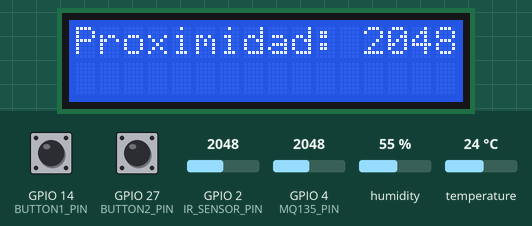
A sketch run on a simulated ESP32. Shown: 16×2 character LCD. The test bench sets the inputs (shaded band); at power-on: GPIO 27 (BUTTON2_PIN) HIGH, GPIO 14 (BUTTON1_PIN) HIGH, GPIO 2 (IR_SENSOR_PIN) = 2048, GPIO 4 (MQ135_PIN) = 2048, humidity 55 %, temperature 24 °C. What the sketch prints to the serial monitor is not drawn.

Above: at 1.2 s.
1.3 s: GPIO 27 (BUTTON2_PIN) pulled LOW for 1 s
At 2.7 s:
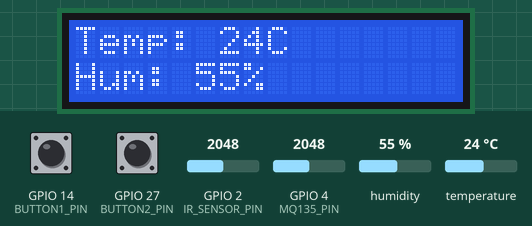
4.3 s: GPIO 14 (BUTTON1_PIN) pulled LOW for 0.3 s
At 4.9 s:
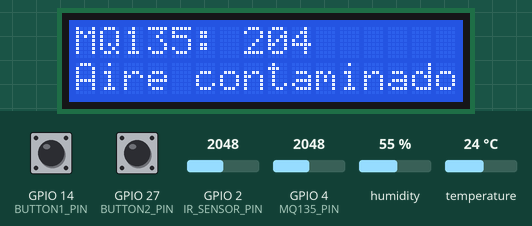
6.5 s: GPIO 2 (IR_SENSOR_PIN) set to 2866
At 7.3 s:
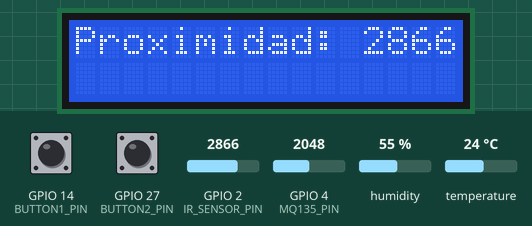
8.2 s: GPIO 2 (IR_SENSOR_PIN) set to 3972
At 9.5 s:
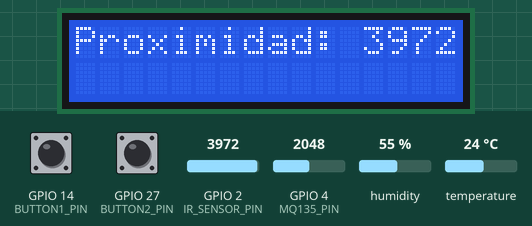
9.8 s: GPIO 2 (IR_SENSOR_PIN) set to 1228
At 11.1 s:
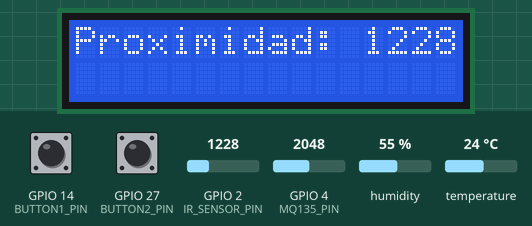
11.4 s: GPIO 14 (BUTTON1_PIN) pulled LOW for 3.2 s
At 12.7 s:
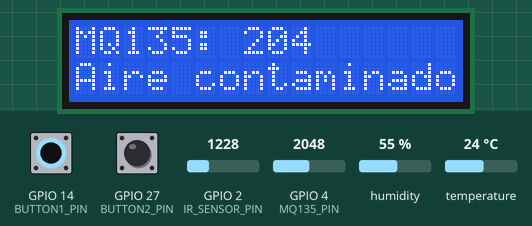
Timing chart, 0 to 14.4 s (numbered marks = the images above; inputs shaded):
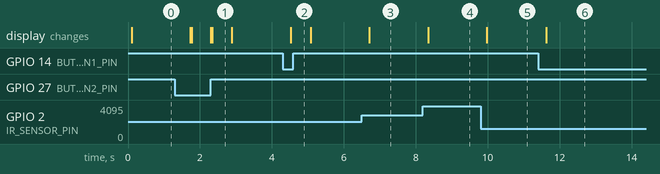

Measured:
- after the input at 1.3 s, the display: first changes after 0.43 s (image 1 shows a later state)
- after the input at 4.3 s, the display: changes after 0.23 s (image 2)
- after the input at 6.5 s, the display: changes after 0.21 s (image 3)
- after the input at 8.2 s, the display: changes after 0.14 s (image 4)
- after the input at 9.8 s, the display: changes after 0.18 s (image 5)
- after the input at 11.4 s, the display: changes after 0.22 s (image 6)
- what the display in image 1 shows lasts 0.6 s, from 2.3 s to 2.9 s

The sketch:

PRACTICA_4_F.ino
```cpp
#include <Wire.h>
#include <LiquidCrystal_I2C.h>
#include <DFRobot_DHT11.h>
#include <Ds1302.h>

#define DHT11_PIN 15
#define IR_SENSOR_PIN 2
#define MQ135_PIN 4
#define PIN_ENA 19
#define PIN_CLK 5
#define PIN_DAT 18
#define BUTTON1_PIN 14
#define BUTTON2_PIN 27

DFRobot_DHT11 dht11;
Ds1302 rtc(PIN_ENA, PIN_CLK, PIN_DAT);
LiquidCrystal_I2C lcd(0x27, 16, 2);

const static char* WeekDays[] = {
    "Mon", "Tue", "Wed", "Thu", "Fri", "Sat", "Sun"
};

void setup() {
    Serial.begin(9600);
    pinMode(IR_SENSOR_PIN, INPUT);
    pinMode(BUTTON1_PIN, INPUT);
    pinMode(BUTTON2_PIN, INPUT);
    lcd.init();
    lcd.backlight();
    rtc.init();
    Ds1302::DateTime dt = {
        .year = 23,
        .month = Ds1302::MONTH_OCT,
        .day = 5,
        .hour = 9,
        .minute = 0,
        .second = 0,
        .dow = Ds1302::DOW_THU
    };
    rtc.setDateTime(&dt);
}

void loop() {
  dht11.read(DHT11_PIN);
  float temperature = dht11.temperature;
  float humidity = dht11.humidity;
  int mq135Value = analogRead(MQ135_PIN) / 10;
  int proximity = analogRead(IR_SENSOR_PIN);

  Serial.print("Temperatura: ");
  Serial.println(temperature);
      Serial.print("Humedad: ");
    Serial.println(humidity);
    Serial.print("MQ135: ");
    Serial.println(mq135Value);
    Serial.print("Proximity: ");
    Serial.println(proximity);
    int button1State = digitalRead(BUTTON1_PIN);
    int button2State = digitalRead(BUTTON2_PIN);

    lcd.clear();

    if (button1State == LOW && button2State == LOW) {
        Ds1302::DateTime now;
        rtc.getDateTime(&now);
        lcd.setCursor(0, 0);
        lcd.print("20");
        lcd.print(now.year);
        lcd.print("-");
        lcd.print(now.month);
        lcd.print("-");
        lcd.print(now.day);
        lcd.setCursor(0, 1);
        lcd.print(now.hour);
        lcd.print(":");
        lcd.print(now.minute);
        lcd.print(":");
        lcd.print(now.second);
    } else if (button1State == HIGH && button2State == LOW) {
        dht11.read(DHT11_PIN);
        lcd.setCursor(0, 0);
        lcd.print("Temp: ");
        lcd.print(dht11.temperature);
        lcd.print("C");
        lcd.setCursor(0, 1);
        lcd.print("Hum: ");
        lcd.print(dht11.humidity);
        lcd.print("%");
    } else if (button1State == LOW && button2State == HIGH) {
        int mq135Value = analogRead(MQ135_PIN) / 10;
        lcd.setCursor(0, 0);
        lcd.print("MQ135: ");
        lcd.print(mq135Value);
        lcd.setCursor(0, 1);
        if (mq135Value < 100) {
            lcd.print("Aire limpio");
        } else if (mq135Value < 200) {
            lcd.print("Niveles normales");
        } else {
            lcd.print("Aire contaminado");
        }
    } else if (button1State == HIGH && button2State == HIGH) {
        int proximity = analogRead(IR_SENSOR_PIN);
        lcd.setCursor(0, 0);
        lcd.print("Proximidad: ");
        lcd.print(proximity);
    }

    delay(500);
}
```
